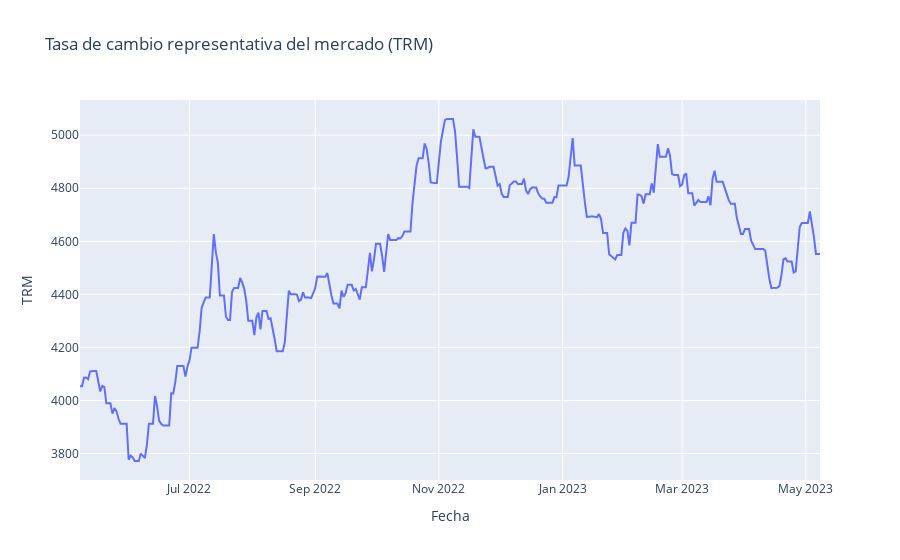

Notebook cell for this chart:
### Markdown cell above
### 2.3. Gráfica con la librería Plotly

**Prompt ChatGPT**: Por favor, repite la gráfica con la librería Plotly

### Code cell
import pandas as pd
import plotly.graph_objects as go

# Ruta del archivo Excel
archivo_excel = '../data/1.1.16.TCM_Serie historica_ultimos_doce meses.xlsx'

# Lee el archivo Excel y omite las primeras siete filas y las cuatro últimas
df = pd.read_excel(archivo_excel, skiprows=7, skipfooter=4)

# Crea la figura y añade el gráfico de línea
fig = go.Figure(data=go.Scatter(x=df['Fecha (dd/mm/aaaa)'], y=df['Tasa de cambio representativa del mercado (TRM)'], mode='lines'))

# Configura los títulos y etiquetas de los ejes
fig.update_layout(title='Tasa de cambio representativa del mercado (TRM)', xaxis_title='Fecha', yaxis_title='TRM')

# Muestra el gráfico
fig.show()

### Figure 1 — Plotly figure (JSON) as saved in the notebook; plotly's stock layout.template omitted (floating-point values rounded to 4 significant figures; data arrays with more than 128 entries replaced by an {"elided": "..."} marker saying what was removed)
{"data": [{"mode": "lines", "type": "scatter", "x": {"elided": "366 str values"}, "y": {"elided": "366 float values"}}], "layout": {"title": {"text": "Tasa de cambio representativa del mercado (TRM)"}, "xaxis": {"title": {"text": "Fecha"}}, "yaxis": {"title": {"text": "TRM"}}}}
